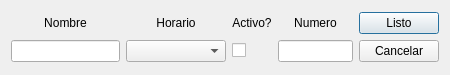
<?xml version="1.0" encoding="UTF-8"?>
<ui version="4.0">
 <class>Dialog</class>
 <widget class="QDialog" name="Dialog">
  <property name="windowModality">
   <enum>Qt::ApplicationModal</enum>
  </property>
  <property name="geometry">
   <rect>
    <x>0</x>
    <y>0</y>
    <width>450</width>
    <height>75</height>
   </rect>
  </property>
  <property name="minimumSize">
   <size>
    <width>450</width>
    <height>75</height>
   </size>
  </property>
  <property name="maximumSize">
   <size>
    <width>450</width>
    <height>75</height>
   </size>
  </property>
  <property name="windowTitle">
   <string>Nuevo Trabajador</string>
  </property>
  <layout class="QGridLayout" name="gridLayout_2">
   <item row="0" column="0">
    <layout class="QGridLayout" name="gridLayout">
     <item row="1" column="1">
      <widget class="QComboBox" name="comboBoxHorario">
       <property name="minimumSize">
        <size>
         <width>100</width>
         <height>0</height>
        </size>
       </property>
       <property name="maximumSize">
        <size>
         <width>150</width>
         <height>16777215</height>
        </size>
       </property>
      </widget>
     </item>
     <item row="1" column="0">
      <widget class="QLineEdit" name="lineEditNombre"/>
     </item>
     <item row="1" column="3">
      <widget class="QLineEdit" name="lineEditNumero">
       <property name="maximumSize">
        <size>
         <width>75</width>
         <height>16777215</height>
        </size>
       </property>
      </widget>
     </item>
     <item row="0" column="0">
      <widget class="QLabel" name="label">
       <property name="text">
        <string>Nombre</string>
       </property>
       <property name="alignment">
        <set>Qt::AlignCenter</set>
       </property>
      </widget>
     </item>
     <item row="0" column="1">
      <widget class="QLabel" name="label_2">
       <property name="text">
        <string>Horario</string>
       </property>
       <property name="alignment">
        <set>Qt::AlignCenter</set>
       </property>
      </widget>
     </item>
     <item row="0" column="2">
      <widget class="QLabel" name="label_3">
       <property name="text">
        <string>Activo?</string>
       </property>
       <property name="alignment">
        <set>Qt::AlignCenter</set>
       </property>
      </widget>
     </item>
     <item row="1" column="2">
      <widget class="QCheckBox" name="checkBoxActivo">
       <property name="layoutDirection">
        <enum>Qt::LeftToRight</enum>
       </property>
       <property name="text">
        <string/>
       </property>
      </widget>
     </item>
     <item row="0" column="3">
      <widget class="QLabel" name="label_4">
       <property name="text">
        <string>Numero</string>
       </property>
       <property name="alignment">
        <set>Qt::AlignCenter</set>
       </property>
      </widget>
     </item>
     <item row="0" column="4">
      <widget class="QPushButton" name="botonListo">
       <property name="text">
        <string>Listo</string>
       </property>
      </widget>
     </item>
     <item row="1" column="4">
      <widget class="QPushButton" name="botonCancelar">
       <property name="text">
        <string>Cancelar</string>
       </property>
      </widget>
     </item>
    </layout>
   </item>
  </layout>
 </widget>
 <resources/>
 <connections/>
</ui>
